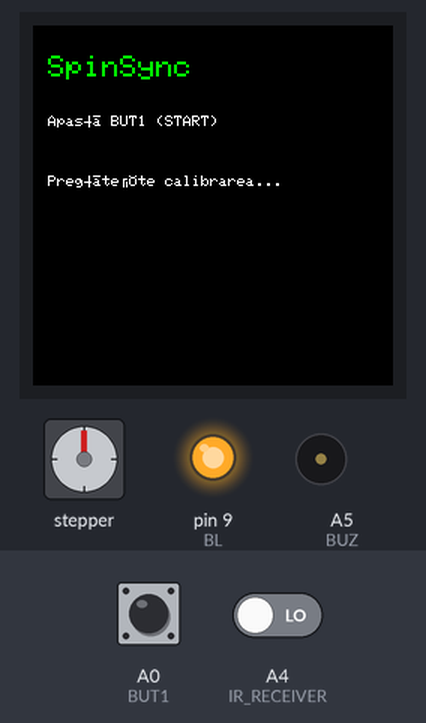
A sketch run on a simulated Arduino Uno, built with avr-gcc and run on an emulated ATmega328P. Parts: 240×240 colour display, stepper motor, output pins drawn as LEDs (lit = HIGH), buzzer (waves = sounding). The inputs (shaded band) are chosen by the test bench; at power-on: A0 (BUT1) HIGH, A4 (IR_RECEIVER) LOW. No radio packets arrive unless stated; stepper angles assume 200 steps per turn.

Above: at 1.4 s.
1.5 s: A0 (BUT1) pulled LOW for 0.15 s
At 3.22 s:
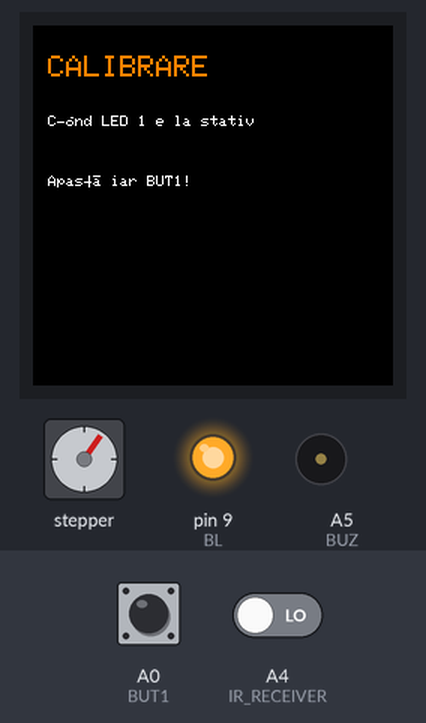
3.5 s: A0 (BUT1) pulled LOW for 1 s
At 5.9 s:
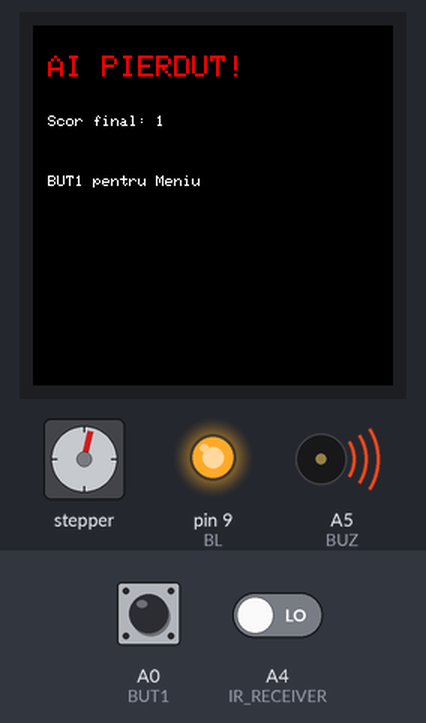
6.0 s: A0 (BUT1) pulled LOW for 0.15 s
At 6.5 s:
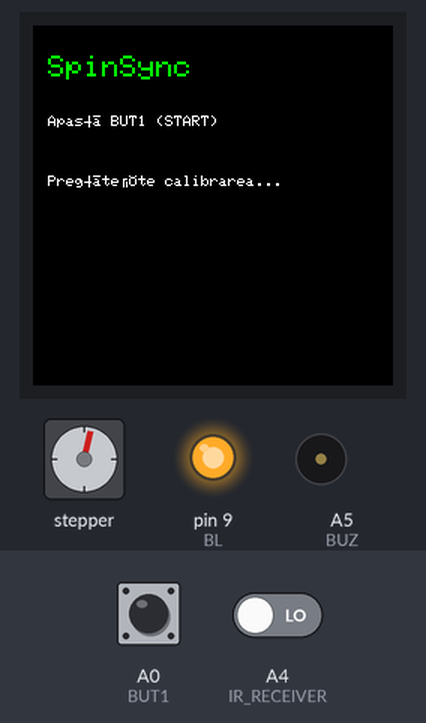
7.7 s: A0 (BUT1) pulled LOW for 0.15 s
At 8.41 s:
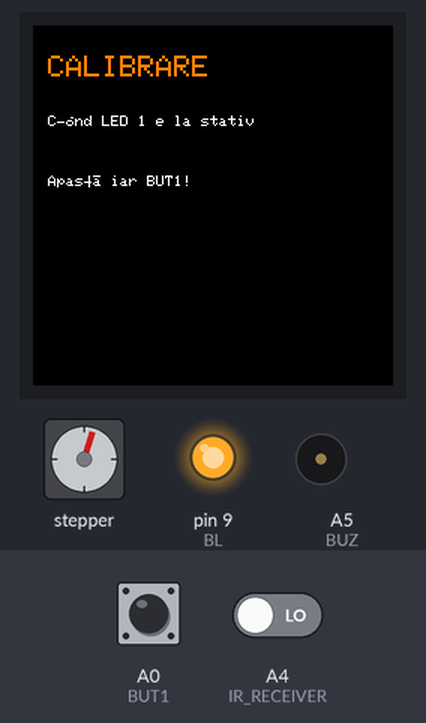
10.8 s: A0 (BUT1) pulled LOW for 3.2 s
At 15.47 s:
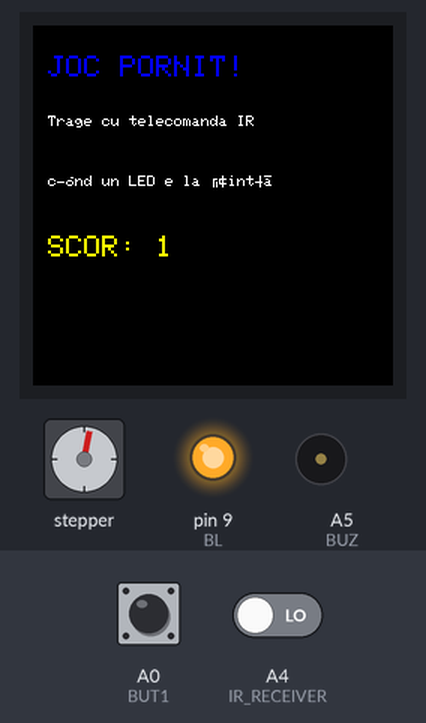
15.5 s: A4 (IR_RECEIVER) driven HIGH
At 15.81 s:
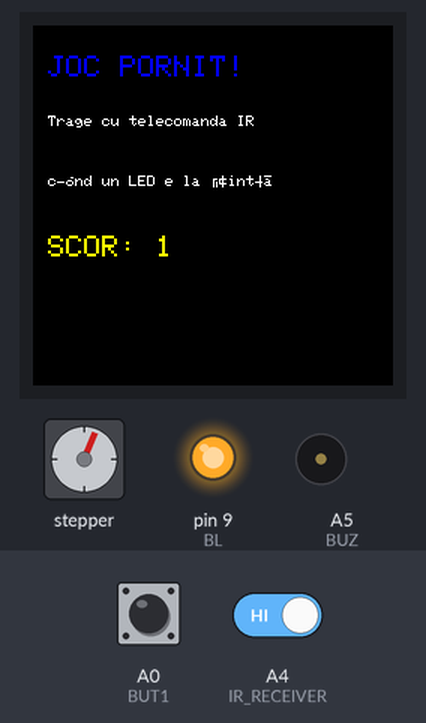
Timing chart, 0 to 20.9 s (numbered marks = the images above; inputs shaded):
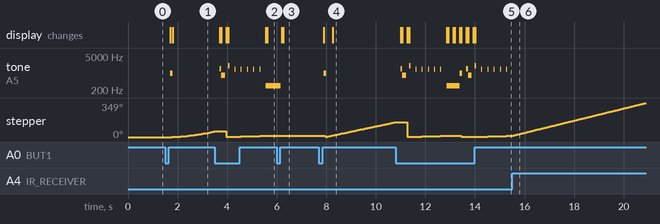

The sketch:

cod_stativ.ino
```cpp
#include <Arduino.h>
#include <AccelStepper.h>
#include <Adafruit_GFX.h>
#include <Adafruit_ST7789.h>
#include <SPI.h>
#include <RF24.h>

#define BUT1 A0
#define BUT2 A1
#define BUT3 A2


#define IR_RECEIVER A4
#define BUZ         A5


#define DIR         2
#define STP         3


#define CS          4
#define DC          5
#define RST         6
#define BL          9

RF24 radio(7, 8);
const byte adresa[6] = "00001";


const int STEPS_PER_REV = 200;
const int NUM_LEDS = 8;

const int TARGET_POSITIONS[NUM_LEDS] = {
    0,
    (1 * STEPS_PER_REV) / NUM_LEDS,
    (2 * STEPS_PER_REV) / NUM_LEDS,
    (3 * STEPS_PER_REV) / NUM_LEDS,
    (4 * STEPS_PER_REV) / NUM_LEDS,
    (5 * STEPS_PER_REV) / NUM_LEDS,
    (6 * STEPS_PER_REV) / NUM_LEDS,
    (7 * STEPS_PER_REV) / NUM_LEDS
};

const int TOLERANCE = 7;

AccelStepper stepper(AccelStepper::DRIVER, STP, DIR);
Adafruit_ST7789 display = Adafruit_ST7789(CS, DC, RST);


enum GameState { START_MENU, CALIBRATION, SELECT_MODE, PLAYING, GAME_OVER, WIN };
GameState currentState = START_MENU;

int score = 0;
float gameSpeed = 40.0;
float gameAccel = 15.0;

bool ledStates[NUM_LEDS] = {false, false, false, false, false, false, false, false};

unsigned long gameStartTime = 0;
unsigned long gameDurationMs = 0;


void triggerBuzzer(int frequency, int duration) {
    tone(BUZ, frequency, duration);
}

void updateDisplay(String title, String msg1, String msg2, uint16_t color) {
    display.fillScreen(ST77XX_BLACK);
    display.setCursor(10, 20);
    display.setTextColor(color);
    display.setTextSize(2);
    display.println(title);

    display.setCursor(10, 60);
    display.setTextColor(ST77XX_WHITE);
    display.setTextSize(1);
    display.println(msg1);

    display.setCursor(10, 100);
    display.println(msg2);
}

void drawScore() {
    display.fillRect(10, 140, 220, 40, ST77XX_BLACK);
    display.setCursor(10, 140);
    display.setTextColor(ST77XX_YELLOW);
    display.setTextSize(2);
    display.print("SCOR: ");
    display.print(score);
}

void resetLeds() {
    for (int i = 0; i < NUM_LEDS; i++) {
        ledStates[i] = false;
    }
    int resetCmd = 0;
    radio.write(&resetCmd, sizeof(resetCmd));
}


void setup() {
    Serial.begin(115200);

    radio.begin();
    radio.openWritingPipe(adresa);
    radio.setPALevel(RF24_PA_LOW);
    radio.stopListening();

    pinMode(BUT1, INPUT_PULLUP);
    pinMode(BUT2, INPUT_PULLUP);
    pinMode(BUT3, INPUT_PULLUP);
    pinMode(IR_RECEIVER, INPUT);
    pinMode(BUZ, OUTPUT);

    if (BL != -1) {
        pinMode(BL, OUTPUT);
        digitalWrite(BL, HIGH);
    }

    display.init(240, 240);
    display.setRotation(0);

    stepper.setMaxSpeed(40.0);
    stepper.setAcceleration(15.0);

    updateDisplay("SpinSync", "Apasă BUT1 (START)", "Pregătește calibrarea...", ST77XX_GREEN);
}

void loop() {

    if (currentState == PLAYING || currentState == CALIBRATION) {
        stepper.run();
    }

    switch (currentState) {

        case START_MENU:
            if (digitalRead(BUT1) == LOW) {
                delay(200);
                triggerBuzzer(1000, 100);
                score = 0;
                resetLeds();

                stepper.stop();
                stepper.setCurrentPosition(0);

                stepper.setMaxSpeed(30.0);
                stepper.setSpeed(30.0);
                stepper.moveTo(40000);

                updateDisplay("CALIBRARE", "Când LED 1 e la stativ", "Apasă iar BUT1!", ST77XX_ORANGE);
                currentState = CALIBRATION;
            }
            break;

        case CALIBRATION:
            if (digitalRead(BUT1) == LOW) {
                delay(200);
                stepper.stop();
                stepper.setCurrentPosition(0);
                triggerBuzzer(1500, 300);

                display.fillScreen(ST77XX_BLACK);
                display.setCursor(10, 20);
                display.setTextColor(ST77XX_MAGENTA);
                display.setTextSize(2);
                display.println("ALEGE VITEZA:");
                display.setTextColor(ST77XX_WHITE);
                display.setTextSize(1);
                display.setCursor(10, 60);  display.println("BUT1 -> LENT (Usor)");
                display.setCursor(10, 85);  display.println("BUT2 -> MEDIU (Normal)");
                display.setCursor(10, 110); display.println("BUT3 -> RAPID (Greu)");

                currentState = SELECT_MODE;
            }
            break;

        case SELECT_MODE:
            if (digitalRead(BUT1) == LOW) {
                gameSpeed = 35.0;
                gameAccel = 500.0;
                triggerBuzzer(800, 150); delay(200);
                currentState = PLAYING;
            }
            else if (digitalRead(BUT2) == LOW) {
                gameSpeed = 65.0;
                gameAccel = 600.0;
                triggerBuzzer(1000, 150); delay(200);
                currentState = PLAYING;
            }
            else if (digitalRead(BUT3) == LOW) {
                gameSpeed = 110.0;
                gameAccel = 45.0;
                triggerBuzzer(1200, 150); delay(200);
                currentState = PLAYING;
            }

            if (currentState == PLAYING) {
                stepper.setCurrentPosition(0);
                stepper.setMaxSpeed(gameSpeed);
                stepper.setAcceleration(gameAccel);
                stepper.moveTo(40000);
                stepper.run();

                updateDisplay("JOC PORNIT!", "Trage cu telecomanda IR", "când un LED e la țintă", ST77XX_BLUE);
                drawScore();

                gameStartTime = millis();
            }
            break;

        case PLAYING:

            if (stepper.distanceToGo() < 200) {
                stepper.moveTo(stepper.currentPosition() + 10000);
            }

            if (digitalRead(IR_RECEIVER) == LOW) {
                long currentPos = stepper.currentPosition();
                long normalizedPos = currentPos % STEPS_PER_REV;
                if (normalizedPos < 0) normalizedPos += STEPS_PER_REV;

                bool hit = false;
                int targetedLedIndex = -1;

                for (int i = 0; i < NUM_LEDS; i++) {
                    long targetLedPos = TARGET_POSITIONS[i];
                    long diff = abs(normalizedPos - targetLedPos);
                    if (diff > STEPS_PER_REV / 2) {
                        diff = STEPS_PER_REV - diff;
                    }

                    if (diff <= TOLERANCE) {
                        hit = true;
                        targetedLedIndex = i;
                        break;
                    }
                }

                if (hit) {
                    if (ledStates[targetedLedIndex] == false) {
                        ledStates[targetedLedIndex] = true;
                        score++;

                        int ledDeAprins = targetedLedIndex + 1;
                        radio.write(&ledDeAprins, sizeof(ledDeAprins));

                        triggerBuzzer(2000, 60);
                        drawScore();

                        if (score >= NUM_LEDS) {
                            stepper.stop();
                            gameDurationMs = millis() - gameStartTime;
                            float seconds = gameDurationMs / 1000.0;

                            long finalPerformanceScore = (gameSpeed * 10) + (1000 / seconds);

                            int winCmd = 99;
                            radio.write(&winCmd, sizeof(winCmd));

                            triggerBuzzer(1500, 200); delay(150);
                            triggerBuzzer(1800, 200); delay(150);
                            triggerBuzzer(2200, 500);

                            String timeMsg = "Timp: " + String(seconds, 1) + " secunde";
                            String scoreMsg = "Scor Fin: " + String(finalPerformanceScore);
                            updateDisplay("VICTORIE COMPLETA!", timeMsg, scoreMsg, ST77XX_GREEN);

                            display.setCursor(10, 150);
                            display.setTextColor(ST77XX_ORANGE);
                            display.setTextSize(1);
                            display.println("Apasă ORICE BUTON (1/2/3)");
                            display.setCursor(10, 175);
                            display.println("pentru a reveni la Meniu");

                            currentState = WIN;
                            break;
                        }
                    }
                    else {
                        triggerBuzzer(1400, 30);
                    }
                    delay(250);
                }
                else {
                    stepper.stop();
                    triggerBuzzer(300, 600);

                    resetLeds();

                    String finalScoreMsg = "Scor final: " + String(score);
                    updateDisplay("AI PIERDUT!", finalScoreMsg, "BUT1 pentru Meniu", ST77XX_RED);

                    currentState = GAME_OVER;
                }
            }
            break;

        case GAME_OVER:
            if (digitalRead(BUT1) == LOW) {
                delay(200);
                currentState = START_MENU;
                resetLeds();
                updateDisplay("SpinSync", "Apasă BUT1 (START)", "Pregătește calibrarea...", ST77XX_GREEN);
            }
            break;

        case WIN:
            if (digitalRead(BUT1) == LOW || digitalRead(BUT2) == LOW || digitalRead(BUT3) == LOW) {
                delay(250);
                triggerBuzzer(1000, 100);
                resetLeds();
                currentState = START_MENU;
                updateDisplay("SpinSync", "Apasă BUT1 (START)", "Pregătește calibrarea...", ST77XX_GREEN);
            }
            break;
    }
}
```

Measured:
- after the input at 1.5 s, tone on A5 (BUZ): silent → 1000 Hz after 0.20 s, → silent 0.10 s later; stepper: keeps turning clockwise at about 33°/s, starting after 0.27 s; the display: first changes after 0.20 s (image 1 shows a later state)
- after the input at 3.5 s, tone on A5 (BUZ): plays 1500 Hz for 0.07 s, 800 Hz for 0.15 s, 2000 Hz for 0.06 s, 1400 Hz for 0.03 s, 1400 Hz for 0.03 s, 1400 Hz for 0.03 s … (9 notes in this stretch), starting after 0.20 s; the display: first changes after 0.20 s (image 2 shows a later state)
- after the input at 6.0 s, the display: first changes after 0.20 s (image 3 shows a later state)
- after the input at 7.7 s, tone on A5 (BUZ): silent → 1000 Hz after 0.20 s, → silent 0.10 s later; stepper: turns 13° counter-clockwise in 0.00 s, then 150° clockwise in 2.8 s; the display: first changes after 0.20 s (image 4 shows a later state)
- after the input at 10.8 s, tone on A5 (BUZ): plays 1500 Hz for 0.07 s, 800 Hz for 0.15 s, 2000 Hz for 0.06 s, 1400 Hz for 0.03 s, 1400 Hz for 0.03 s, 1400 Hz for 0.03 s … (18 notes in this stretch), starting after 0.20 s; the display: first changes after 0.20 s (image 5 shows a later state)
- after the input at 15.5 s, tone on A5 (BUZ): stays silent (without the input it goes to 300 Hz after 0.01 s)
